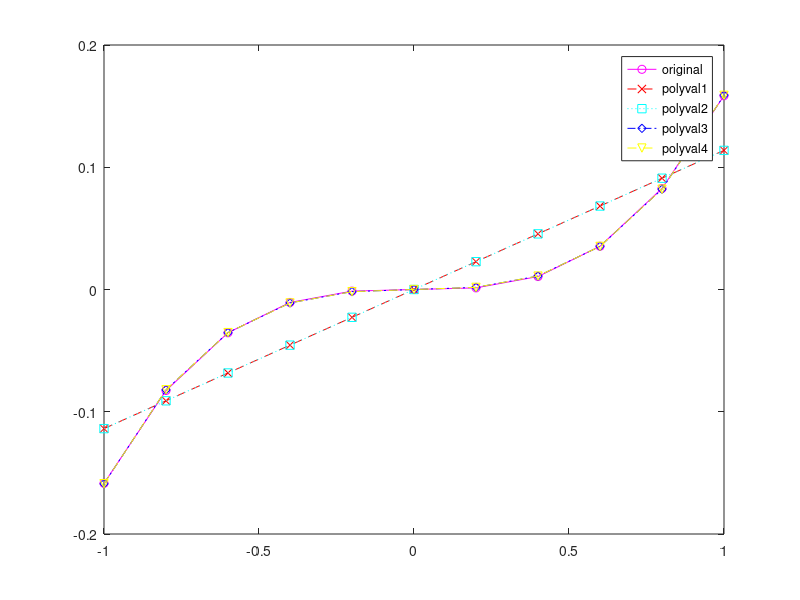

Write MATLAB code to recreate this figure.
function func_polyfit()
F = @(t) (t-sin(t));
x = -1:.2:1;
y = F(-1:.2:1);
plot(x, y, 'mo-');
hold on;
var_polyfit1 = polyfit(x,y,1);
var_polyval1 = polyval(var_polyfit1,x);
plot(x, var_polyval1, 'rx--');
hold on;
var_polyfit2 = polyfit(x,y,2);
var_polyval2 = polyval(var_polyfit2,x);
plot(x, var_polyval2, 'cs:');
hold on;
var_polyfit3 = polyfit(x,y,3);
var_polyval3 = polyval(var_polyfit3,x);
plot(x, var_polyval3, 'bd-.');
hold on;
var_polyfit4 = polyfit(x,y,4);
var_polyval4 = polyval(var_polyfit4,x);
plot(x, var_polyval4, 'yv--');
legend('original','polyval1','polyval2','polyval3','polyval4');
hold off;
end